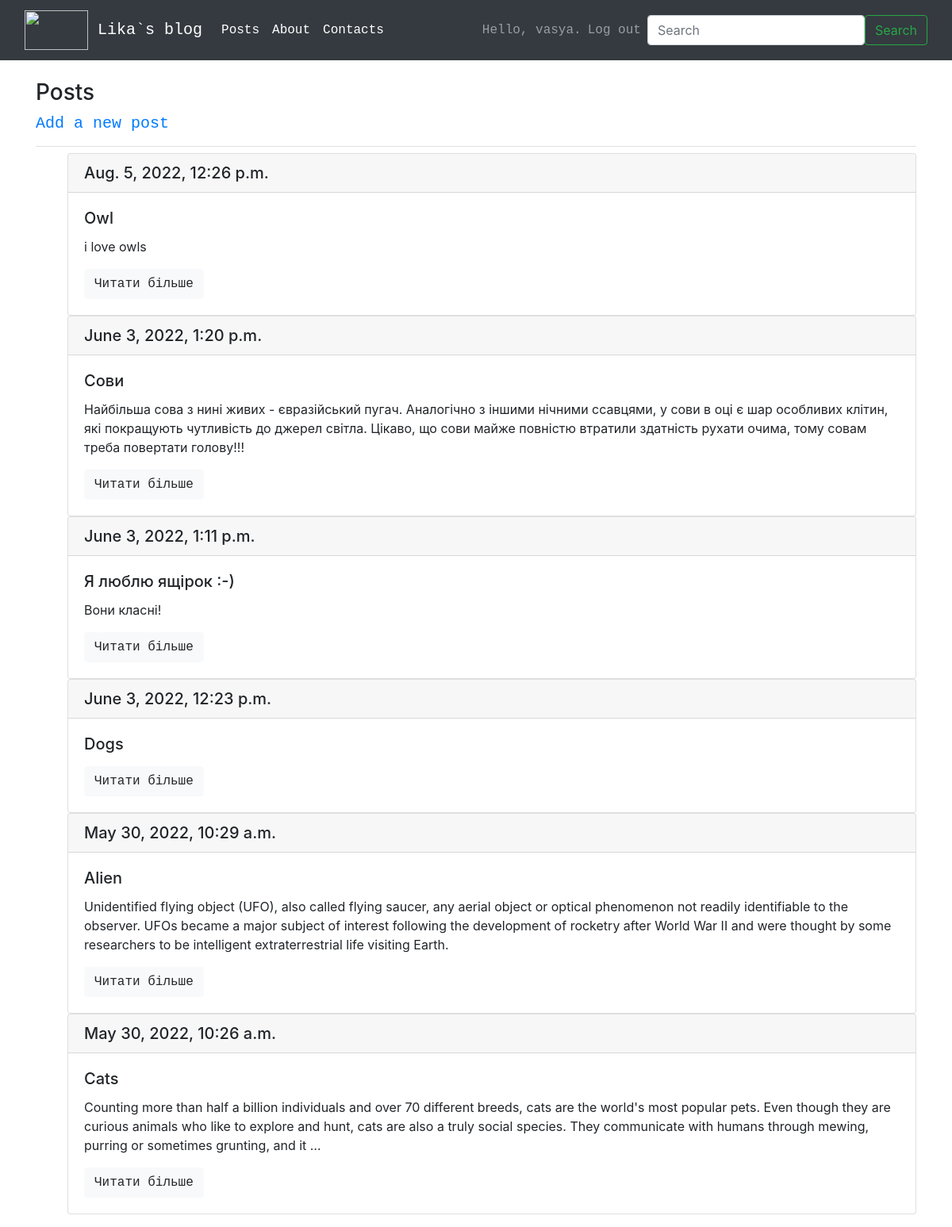
Screenshot of /posts/ (signed in) with the database file from the repository.
### blogs/models.py (models this page shows, shortened)
class BlogPost(models.Model):
    title = models.CharField(max_length=200, db_index=True)
    text = models.TextField()
    image = models.ImageField(upload_to='images/%Y/%m/%d/', blank=True)
    date_added = models.DateTimeField(auto_now_add=True)
    owner = models.ForeignKey(User, on_delete=models.CASCADE) #on_delete=, blank=True, null=True

### blogs/views.py (the view)
# urls.py: path('posts/', views.posts, name='posts'),
def posts(request):
    search_query = request.GET.get('search', '')
    if search_query:
        posts = BlogPost.objects.filter(Q(title__icontains=search_query) | Q(text__icontains=search_query))
    else:
        posts = BlogPost.objects.order_by('-date_added')
    context = {'posts': posts}
    return render(request, 'blogs/posts.html', context)

### blogs/templates/blogs/posts.html
{% extends "blogs/base.html" %}
{% block page_header %}
  <h3>Posts</h3>
  <h5><a href="{% url 'blogs:new_post' %}">Add a new post</a></h5>
{% endblock page_header %}
{% block content %}
  <ul>
    {% for post in posts %}
    <div class="card">
      <h5 class="card-header">{{ post.date_added }}</h5>
      <div class="card-body">
        <h5 class="card-title">{{ post.title }}</h5>
        <p class="card-text">{{ post.text|truncatewords:50}}</p>
        <a href="{% url 'blogs:post' post_id=post.id %}" class="btn btn-light">Читати більше</a>
      </div>
    </div>
    {% empty %}
      <li><h5>No posts have been added yet.</h5></li>
    {% endfor %}
  </ul>
{% endblock content %}

### blogs/templates/blogs/base.html (shortened to what this page needs)
{% load bootstrap4 %}
<!doctype html>
<html lang="en">
  <head>
    {% bootstrap_css %}
  </head>
  <body>
    <nav class="navbar navbar-expand-md navbar-dark bg-dark mb-4">
      <div class="container-fluid">
        <a class="navbar-brand" href="{% url 'blogs:index' %}">
          <img src="https://c.tenor.com/0tBle4PB_hcAAAAC/sailor-moon-mad.gif" alt="" width="80" height="50"> Lika`s blog </a>
        <div class="collapse navbar-collapse" id="navbarCollapse">
          <ul class="navbar-nav me-auto mb-2 mb-md-0">
            <li class="nav-item">
              <a class="nav-link active" aria-current="page" href="{% url 'blogs:posts' %}">Posts</a>
            </li>
            <li class="nav-item">
              <a class="nav-link active" aria-current="page">About</a>
            </li>
            <li class="nav-item">
              <a class="nav-link active" aria-current="page">Contacts</a>
            </li>
          </ul>
          <ul class="navbar-nav ml-auto">
            {% if user.is_authenticated %}
              <li class="nav-item">
                <span class="navbar-text"}>Hello, {{ user.username }}.</span>
              </li>
              <li class="nav-item">
                <a class="nav-link" href="{% url 'users:logout' %}">Log out</a>
              </li>
            {% else %}
            <li class="nav-item">
              <a class="btn btn-dark" href="{% url 'users:register' %}" role="button" target="_blank">Register</a>
            </li>
            <li class="nav-item">
              <a class="nav-link" href="{% url 'users:login' %}">Log in</a></li>
            {% endif%}
          </ul>
          <form class="d-flex" role="search" action="{% url 'blogs:posts' %}">
            <input class="form-control me-2" type="search" placeholder="Search" aria-label="Search" name="search">
            <button class="btn btn-outline-success" type="submit">Search</button>
          </form>
        </div>
      </nav>
      <main role="main" class="container">
        <div class="pb-2 mb-2 border-bottom">
          {% block page_header %}{% endblock page_header %}
        </div>
        <div>
          {% block content %}{% endblock content %}
        </div>
      </main>
</body>
</html>

### blogs/templates/blogs/base.html (style rules this page uses)
ul li { font-family: Courier New, monospace; }
a { font-family: OCR A Std, monospace; }

### rows the page displays
BlogPost: date_added "Aug. 5, 2022, 12:26 p.m.", title "Owl", text "i love owls"
BlogPost: date_added "June 3, 2022, 1:20 p.m.", title "Сови", text "Найбільша сова з нині живих - євразійський пугач. Аналогічно з іншими нічними ссавцями, у сови в оці є шар особливих клітин, які покращують чутливість до джерел світла. Цікаво, що сови майже повністю втратили здатність рухати очима, тому совам треба повертати голову!!!"
BlogPost: date_added "June 3, 2022, 1:11 p.m.", title "Я люблю ящірок :-)", text "Вони класні!"
BlogPost: date_added "June 3, 2022, 12:23 p.m.", title "Dogs"
BlogPost: date_added "May 30, 2022, 10:29 a.m.", title "Alien", text "Unidentified flying object (UFO), also called flying saucer, any aerial object or optical phenomenon not readily identifiable to the observer. UFOs became a major subject of interest following the development of rocketry after World War II and were thought by some researchers to be intelligent extraterrestrial life visiting Earth."
BlogPost: date_added "May 30, 2022, 10:26 a.m.", title "Cats", text "Counting more than half a billion individuals and over 70 different breeds, cats are the world's most popular pets. Even though they are curious animals who like to explore and hunt, cats are also a truly social species. They communicate with humans through mewing, purring or sometimes grunting, and it …"

### other values shown
{{ user.username }} "vasya"
